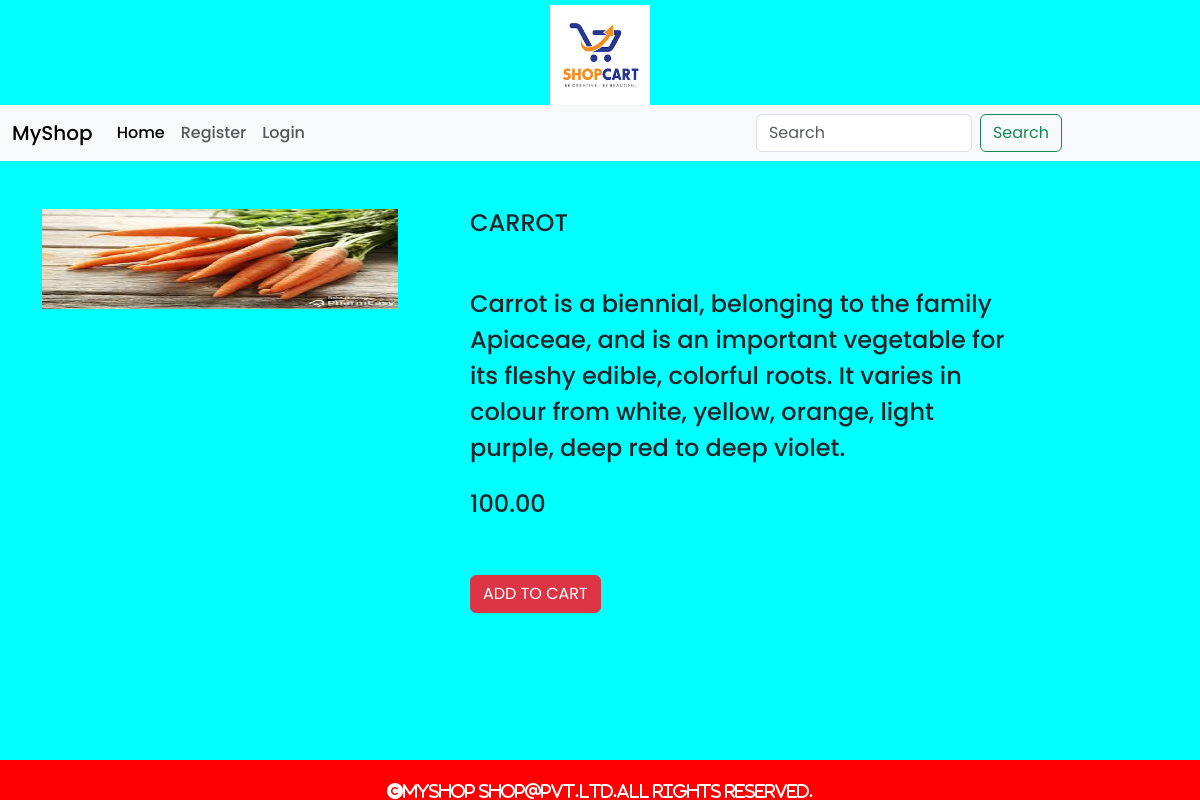
The app's page /details/CARROT/ with its own data.
### shop/models.py (models this page shows, shortened)
class Product(models.Model):
    name = models.CharField(max_length=20)
    desc = models.TextField()
    image = models.ImageField(upload_to="images/product", null=True, blank=True)
    price=models.DecimalField(max_digits=10,decimal_places=2)
    category=models.ForeignKey(Category,on_delete=models.CASCADE)
    stock=models.IntegerField()
    available=models.BooleanField(default=True)
    created=models.DateTimeField(auto_now_add=True)
    updated=models.DateTimeField(auto_now=True)

### shop/views.py (the view)
# urls.py: path('details/<str:p>/', views.details, name="details"),
def details(request,p):
    p=Product.objects.get(name=p)
    return render(request, 'details.html', {'p': p})

### templates/details.html
{% extends 'base.html' %}
{% load static %}
{% block content %}
<div class="container">
  <div class="row mt-5">
    <div class="col-sm-4 me-5">
      <img src="{{ p.image.url }}" class="card-img-top" height="100px" width="25%">
    </div>
    <div class="col-sm-6 me-5">
       <h4>{{ p.name }}</h4>
         <p class="h4 mt-5 lh-base" >{{ p.desc }}</p>
        <h4 class="mt-4" >{{ p.price }}</h4>
      <a href="{% url 'cart:addtocart' p.name %}" class="btn btn-danger mt-5">ADD TO CART</a>
    </div>
  </div>
</div>
{% endblock %}

### static/css/style.css (style rules this page uses)
body { font-family: "Poppins", sans-serif; font-weight: 500; font-style: normal; background-color:cyan; }

### records on screen
Product: image (picture), name "CARROT", desc "Carrot is a biennial, belonging to the family Apiaceae, and is an important vegetable for its fleshy edible, colorful roots. It varies in colour from white, yellow, orange, light purple, deep red to deep violet.", price "100.00"
